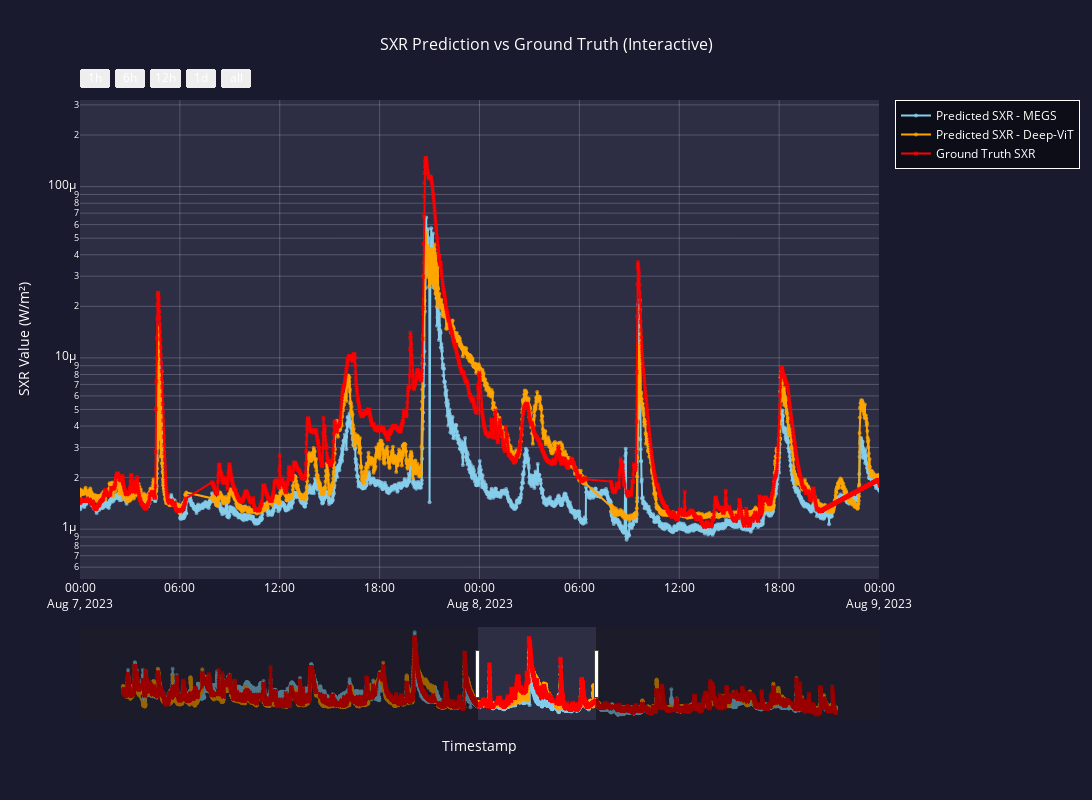

Here is the notebook cell this chart was saved with:
### Code cell
import plotly.graph_objects as go
from plotly.subplots import make_subplots
import pandas as pd

# Sort dataframes by timestamp
df = df.sort_values(by='Timestamp')
df2 = df2.sort_values(by='Timestamp')

# Create the interactive plot
fig = go.Figure()

# Add traces
fig.add_trace(go.Scatter(
    x=df['Timestamp'],
    y=df['Predictions'],
    mode='lines+markers',
    name='Predicted SXR - MEGS',
    line=dict(color='skyblue'),
    marker=dict(size=4, opacity=0.75),
    hovertemplate='<b>MEGS Prediction</b><br>Time: %{x}<br>SXR: %{y:.2e} W/m²<extra></extra>'
))

fig.add_trace(go.Scatter(
    x=df2['Timestamp'],
    y=df2['Predictions'],
    mode='lines+markers',
    name='Predicted SXR - Deep-ViT',
    line=dict(color='orange'),
    marker=dict(size=4, opacity=0.75),
    hovertemplate='<b>Deep-ViT Prediction</b><br>Time: %{x}<br>SXR: %{y:.2e} W/m²<extra></extra>'
))

fig.add_trace(go.Scatter(
    x=df2['Timestamp'],
    y=df2['ground_truth'],
    mode='lines+markers',
    name='Ground Truth SXR',
    line=dict(color='red'),
    marker=dict(symbol='x', size=4, opacity=0.75),
    hovertemplate='<b>Ground Truth</b><br>Time: %{x}<br>SXR: %{y:.2e} W/m²<extra></extra>'
))

# Update layout with dark theme
fig.update_layout(
    width=1600,  # Width in pixels
    height=800,
    title={
        'text': 'SXR Prediction vs Ground Truth (Interactive)',
        'x': 0.5,
        'font': {'size': 16, 'color': 'white'}
    },
    xaxis_title="Timestamp",
    yaxis_title="SXR Value (W/m²)",
    xaxis=dict(
        range=[pd.to_datetime("2023-08-07T00:00:00"), pd.to_datetime("2023-08-09T00:00:00")],
        color='white',
        gridcolor='rgba(255,255,255,0.2)',
        showgrid=True
    ),
    yaxis=dict(
        type='log',
        color='white',
        gridcolor='rgba(255,255,255,0.2)',
        showgrid=True
    ),
    plot_bgcolor='#2d2d44',
    paper_bgcolor='#1a1a2e',
    font=dict(color='white'),
    legend=dict(
        bgcolor='rgba(0,0,0,0.5)',
        bordercolor='white',
        borderwidth=1
    )
)

# Enable range slider and range selector for easy time navigation
fig.update_layout(
    xaxis=dict(
        rangeslider=dict(visible=True),
        rangeselector=dict(
            buttons=list([
                dict(count=1, label="1h", step="hour", stepmode="backward"),
                dict(count=6, label="6h", step="hour", stepmode="backward"),
                dict(count=12, label="12h", step="hour", stepmode="backward"),
                dict(count=1, label="1d", step="day", stepmode="backward"),
                dict(step="all")
            ])
        ),
    )
)

# Show the plot
fig.show()

### Figure 1 — Plotly figure (JSON) as saved in the notebook; plotly's stock layout.template omitted (floating-point values rounded to 4 significant figures; data arrays with more than 128 entries replaced by an {"elided": "..."} marker saying what was removed)
{"data": [{"hovertemplate": "<b>MEGS Prediction</b><br>Time: %{x}<br>SXR: %{y:.2e} W/m²<extra></extra>", "line": {"color": "skyblue"}, "marker": {"opacity": 0.75, "size": 4}, "mode": "lines+markers", "name": "Predicted SXR - MEGS", "x": {"elided": "17362 str values"}, "y": {"elided": "17362 float values"}, "type": "scatter"}, {"hovertemplate": "<b>Deep-ViT Prediction</b><br>Time: %{x}<br>SXR: %{y:.2e} W/m²<extra></extra>", "line": {"color": "orange"}, "marker": {"opacity": 0.75, "size": 4}, "mode": "lines+markers", "name": "Predicted SXR - Deep-ViT", "x": {"elided": "16095 str values"}, "y": {"elided": "16095 float values"}, "type": "scatter"}, {"hovertemplate": "<b>Ground Truth</b><br>Time: %{x}<br>SXR: %{y:.2e} W/m²<extra></extra>", "line": {"color": "red"}, "marker": {"opacity": 0.75, "size": 4, "symbol": "x"}, "mode": "lines+markers", "name": "Ground Truth SXR", "x": {"elided": "16095 str values"}, "y": {"elided": "16095 float values"}, "type": "scatter"}], "layout": {"title": {"font": {"size": 16, "color": "white"}, "text": "SXR Prediction vs Ground Truth (Interactive)", "x": 0.5}, "xaxis": {"title": {"text": "Timestamp"}, "range": ["2023-08-07T00:00:00", "2023-08-09T00:00:00"], "color": "white", "gridcolor": "rgba(255,255,255,0.2)", "showgrid": true, "rangeslider": {"visible": true}, "rangeselector": {"buttons": [{"count": 1, "label": "1h", "step": "hour", "stepmode": "backward"}, {"count": 6, "label": "6h", "step": "hour", "stepmode": "backward"}, {"count": 12, "label": "12h", "step": "hour", "stepmode": "backward"}, {"count": 1, "label": "1d", "step": "day", "stepmode": "backward"}, {"step": "all"}]}}, "yaxis": {"title": {"text": "SXR Value (W/m²)"}, "type": "log", "color": "white", "gridcolor": "rgba(255,255,255,0.2)", "showgrid": true}, "font": {"color": "white"}, "legend": {"bgcolor": "rgba(0,0,0,0.5)", "bordercolor": "white", "borderwidth": 1}, "width": 1600, "height": 800, "plot_bgcolor": "#2d2d44", "paper_bgcolor": "#1a1a2e"}}
